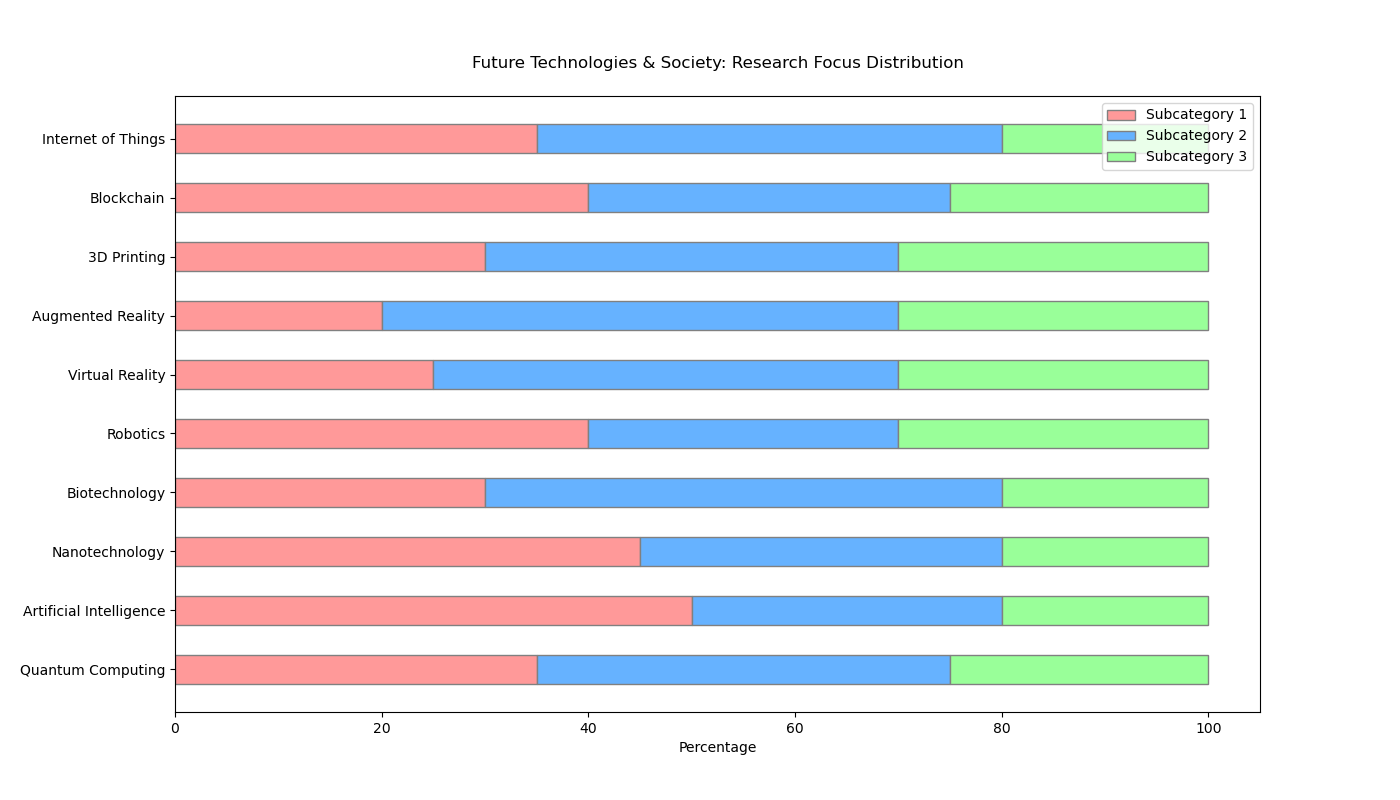

The Python source for this figure:

import matplotlib.pyplot as plt
import numpy as np

categories = ['Quantum Computing', 'Artificial Intelligence', 'Nanotechnology', 'Biotechnology', 'Robotics', 
              'Virtual Reality', 'Augmented Reality', '3D Printing', 'Blockchain', 'Internet of Things']

subcategory1 = [35, 50, 45, 30, 40, 25, 20, 30, 40, 35]
subcategory2 = [40, 30, 35, 50, 30, 45, 50, 40, 35, 45]
subcategory3 = [25, 20, 20, 20, 30, 30, 30, 30, 25, 20]

barWidth = 0.5

r = np.arange(len(categories))

fig, ax = plt.subplots(figsize=(14, 8))

ax.barh(r, subcategory1, color='#FF9999', edgecolor='grey', height=barWidth, label='Subcategory 1')
ax.barh(r, subcategory2, left=subcategory1, color='#66B2FF', edgecolor='grey', height=barWidth, label='Subcategory 2')
ax.barh(r, subcategory3, left=np.array(subcategory1) + np.array(subcategory2), color='#99FF99', edgecolor='grey', height=barWidth, label='Subcategory 3')

ax.set_xlabel('Percentage')
ax.set_title('Future Technologies & Society: Research Focus Distribution', pad=20)
ax.set_yticks(r)
ax.set_yticklabels(categories)
ax.legend(loc='upper right', bbox_to_anchor=(1, 1))

plt.show()
